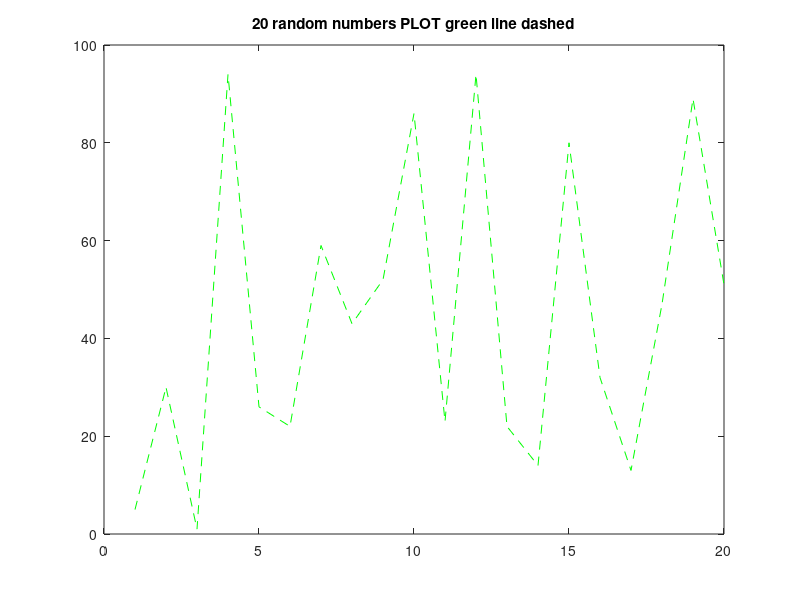
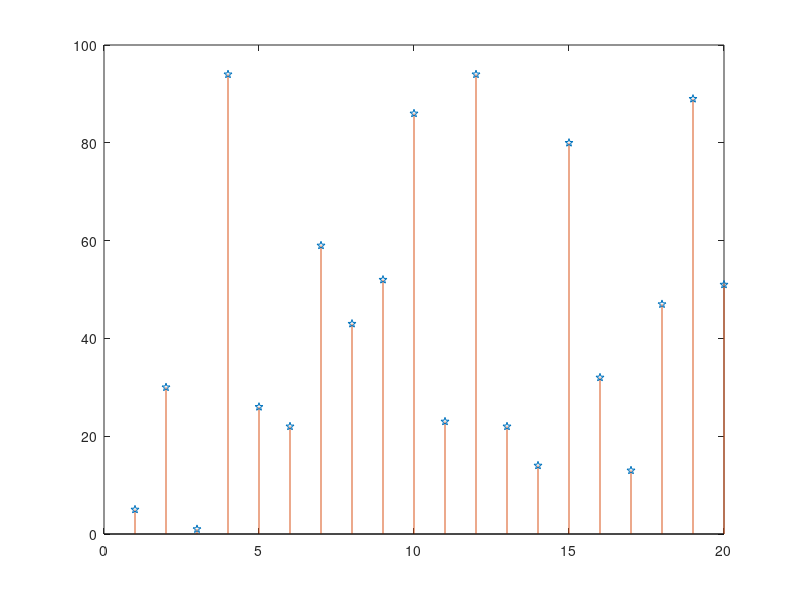
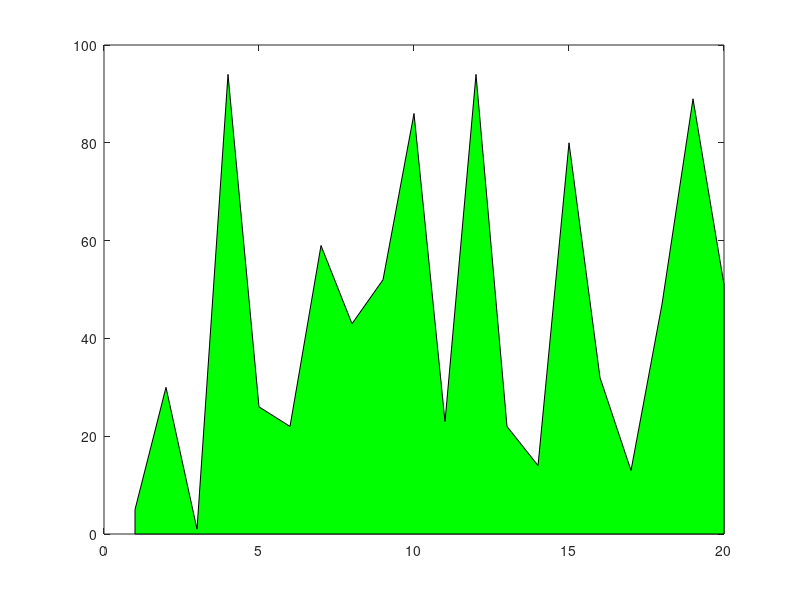
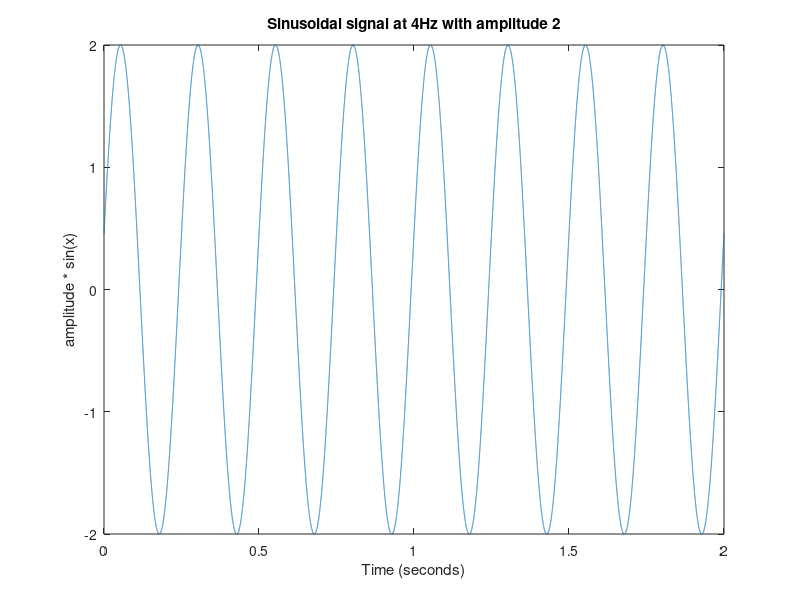

Source code (MATLAB) for these figures, in order:
%% PTV - CVIČENÍ 5 - VIZUALIZACE DAT

%% 1. Vyzkoušejte si základní práci s grafy (celkem vygenerujete 6 grafů, nezapomeňta na příkaz figure)
% a) vygenerujte vektor 20ti náhodných čísel
clear; close all;
a = randi(100, 20, 1);



% b) vykreslete tento vektor různými způsoby, použijte funkci 
% plot, stem, area (s defaulním nastavením)
figure(1);
plot(a);
title('20 random integers PLOT');
ylabel('y (0-100)');
xlabel('x');

figure(2);
stem(a);
title('20 random integers STEM');

figure(3);
area(a);

title('20 random integers AREA');
% c) spojitý graf (plot) vykreslete také čárkovanou čárou zelené barvy
figure(1);
plot(a, 'g--');
title('20 random numbers PLOT green line dashed');
%    distkrétní graf (stem) vykreslete tak, aby značky byli ve tvaru
%    hvězdy hvězdy oranžové barvy

%    graf plochy (area) vykreslete zelenou barvou
figure(2);
stem(a, 'pentagram', 'color',[0.8500 0.3250 0.0980]);

figure(3);
area(a, 'FaceColor','green')
% d) popište osy grafů, veličiny si zvolte libovolně
Fs = 44100; %samele frequency
Ts = 1/Fs; %frequency to time
T = 2; %time in secods
t = 0:Ts:T; %2 seconds vector
t = t(:); %rotate vector
N = length(t);
f = 4; %frequency
A = 2; %amplitude
phi = 0.23; %phase
time = [0:N-1]*Ts;
time = time(:);
% t = [0:N-1]*Ts; t=t(:);

y = A * sin(2 * pi * f .* t + phi);
figure(4);
plot(time, y);
title('Sinusoidal signal at 4Hz with amplitude 2');
xlabel('Time (seconds)');
ylabel('amplitude * sin(x)')


%% 2. Grafy (celkem 6) z úkolu 1 vykreslete do jednoho okna Figure, využijte funkci 
% subplot. Nezapomeňte na popisky os. Navíc přidejte do titulku každého grafu název použité 
% funkce
figure(5);
subplot(2, 3, 1);
plot(a);
title('20 random integers PLOT');

subplot(2, 3, 2);
stem(a);
title('20 random integers STEM');

subplot(2, 3, 3);
area(a);
title('20 random integers AREA');

subplot(2, 3, 4);
plot(a, 'g--');
title('20 random numbers PLOT green line dashed');

subplot(2, 3, 5);
stem(a, 'pentagram', 'color',[0.8500 0.3250 0.0980]);
title('20 random numbers STEM orange line with stars');

subplot(2, 3, 6);
area(a, 'FaceColor','green')
title('Green area!');
 
%% 3. V grafu znázorněte zastoupnení účastníků mezinárodní konference.
% Na konferenci se dostavilo: 25 čechů (15 mužů a 10 žen), 30 italů (18 mužů a 12 žen), 
% 27 japonců (13 mužů a 14 žen), 14 američanů (10 žen a 4 muži)
% a) V koláčovém grafu znázorněte zastoupení národností. Popište jednotlivá pole.
% b) Ve sloupcovém grafu znázornětě zastoupení národností a v rámci nich počet mužů a žen.
% Na osu x vložte popisky národností, do legendy vložte popisek toho, které barvy odpovídá 
% mužům a ženám.
% c) Oba grafy vykreslete do jednoho Figure.


figure(6);
czechM = 13;
czechF = 14;
italM = 18;
italF = 12;
japM = 13;
japF = 14;
usM = 4;
usF = 10;
total = [czechM + czechF, italF + italM, japF + japM, usF + usM]
labels = {'Czech Republic', 'Italy', 'Japan', 'USA'};
explode = [1 1 1 1];
subplot(2, 1, 1);
pie(total, explode, labels);
title('Participans by country');

xaxis = ["CZ (M/F)"; "IT (M/F)"; "JAP (M/F)"; "USA (M/F)"];
total2 = [czechM czechF; italM italF; japM japF; usM usF];
subplot(2, 1, 2);
bar(total2);
set(gca, 'XTick', 1:length(xaxis), 'XTickLabel', xaxis);
ylabel('People')
title('Participants by Country/Sex');
legend('Male', 'Female');


%% 4. Vyzkouskoušejte si anotaci dat
% a) Vykreslete funkci sin v intervalu 0 až 2*pi.
% b) Za pomoci funkce stem označete pozici jejího maxima (zjsitíte funkcí max)
% c) Maximum označte za pomoci funkce annotation. Označte ho slovním popisem a šipkou ukazující 
% na daný bod.
figure(7);
y2 = 1 * cos(2 * pi * 18 .* t + 2);
y2 = y2 + y;
plot(time, y2);

hold on

[maxVal, maxPos] = max(y2);
maxVal
maxPos
stem(maxVal, maxPos);

hold off

%% 5. Vytvořte elipsoid (funkce elipsoid) a vykreslete ho za pomoci funkce surf. Změňte barevnou škálu na jinou 
% než je defaulně nastavená dle Vaší volby.
figure(8);
[X, Y, Z] = ellipsoid(0,0,0,1.5,1.5,3);
surf(X,Y,Z);
colormap summer;
axis equal

 
%% 6. Pokud je objekt s počáteční teplotou T vložený do tekutiny s teplotou S, dle Newtonova ochlazovacího zákona, 
% dosáhne teploty Tt dle vzorce Tt=S+(T-S)*e^(-k*t), kde k je konstanta závisející na vlastnostech objektu.
% Vytvořte grafy závislosti Tt na čase, pro 1:10 minutu, při počáteční teplotě objektu 100 stupňů a k=0.6
% pro dvě různé teploty okolí: 50 a 20 stupňů.
% Každý graf vykreslete čárou různé šířky, různé barvy a různého typu. Přidejte legendu.

figure(9);
t = 0:0.1:10;
T = 100;
S = 50;
k = 0.6;
Tt = S + (T - S) * exp(-k * t);
plot(t, Tt, 'LineWidth', 2, 'Color', 'red', 'LineStyle', '-');
hold on

S = 20;
Tt = S + (T - S) * exp(-k * t);
plot(t, Tt, 'LineWidth', 2, 'Color', 'blue', 'LineStyle', '-');
hold off

legend('S = 50', 'S = 20');
xlabel('Time');
ylabel('Temperature');
title('Temperature of object in liquid');


%% 7. Vytvořte program, který bude za pomoci for cyklu vykreslovat různě velké čtverce. V každém forc cyklu přidejte 
% hodnotu 0.1 ke všem elementů tak, aby se vždy o tuto hodnotu zvětšil čtverec (počáteční velikost strany je 1)
% a stejně se o tuto hodnotu změnila pozice počátku vykreslení čtverce (počáteční pozice je [1,1]).
% Při spuštění programu se čtverce nebudou vykreslovat najednou, ale postupně, s 0.5 sec pauzou. Nezapomeňte správně 
% nastavit osy grafu.
% 

figure(10);
for i = 0:0.1:1
    rectangle('Position', [1 + i, 1 + i, 1 + i, 1 + i])
    hold on
    axis([0 5 0 5])
    pause(0.5)
end

